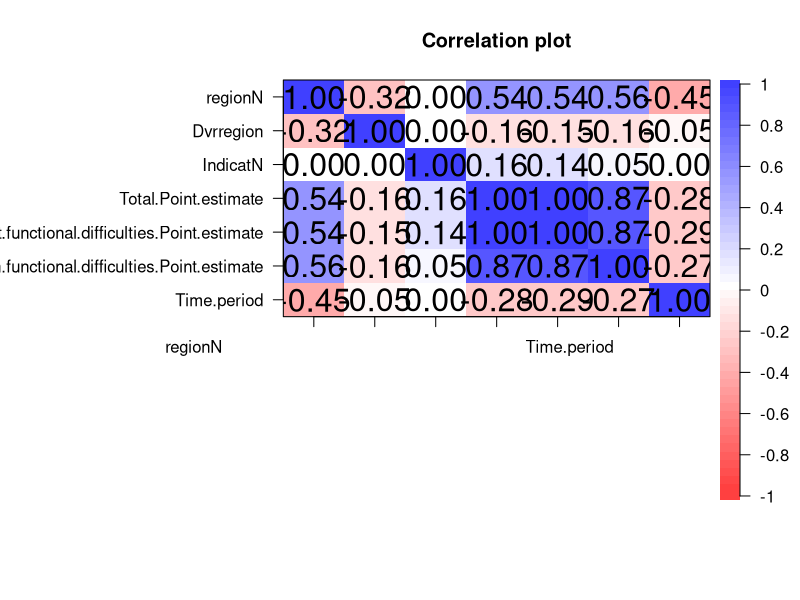

R code for this plot: (Note: this script raises an error after producing the figure.)
setwd("C:/Users/nursa/OneDrive/GroupProjDA")
library(psych)
library(caret)
library(dplyr)
library(car)

oor=read.csv("totalOOR.csv")
dt1=subset(oor,select = c(regionN,Dvrregion,IndicatN,
                          Total.Point.estimate,Children.without.functional.difficulties.Point.estimate,
                          Children.with.functional.difficulties.Point.estimate,Time.period))
corPlot(cor(dt1))
# pairs(cor(dt1))
# 
# 
# ggplot(dt1, aes(x = log(Children.with.functional.difficulties.Point.estimate), y = log(Dvrregion))) +
#   stat_smooth(method = "lm",
#               col = "#C42126", se = FALSE, size = 1
#   )
# ggplot(dt1, aes(x = log(Children.with.functional.difficulties.Point.estimate), y = log(regionN))) +
#   stat_smooth(method = "lm",
#               col = "#C42126", se = FALSE, size = 1
#   )
# ggplot(dt1, aes(x = log(Children.with.functional.difficulties.Point.estimate), y = log(IndicatN))) +
#   stat_smooth(method = "lm",
#               col = "#C42126", se = FALSE, size = 1
#   )
# ggplot(dt1, aes(x = log(Children.with.functional.difficulties.Point.estimate), y = log(Time.period))) +
#   stat_smooth(method = "lm",
#               col = "#C42126", se = FALSE, size = 1
#   )

set.seed(8)
split1<- sample(c(rep(0, 0.7 * nrow(dt1)), rep(1, 0.3 * nrow(dt1))))
table(split1)
train=dt1[split1==0,]
test=dt1[split1==1,]

model=lm(Children.with.functional.difficulties.Point.estimate~.,data = train)
dtPred=predict(model,test)

rmse(test$Children.with.functional.difficulties.Point.estimate, dtPred)
#[1] 6.389404

model=lm(Children.with.functional.difficulties.Point.estimate~.,data = dt1)

summary(model)
# Call:
#   lm(formula = Children.with.functional.difficulties.Point.estimate ~ 
#        ., data = dt1)
# 
# Residuals:
#   Min      1Q  Median      3Q     Max 
# -71.092 -11.987   1.615  14.548  58.649 
# 
# Coefficients:
#                                                          Estimate Std. Error t value Pr(>|t|)    
# (Intercept)                                             3415.5121  6653.0177   0.513   0.6090    
# regionN                                                    4.6039     1.8450   2.495   0.0144 *  
# Dvrregion                                                  4.6125     4.0560   1.137   0.2585    
# IndicatN                                                 -18.8861     3.9734  -4.753 7.65e-06 ***
# Total.Point.estimate                                       0.3148     0.3360   0.937   0.3515    
# Children.without.functional.difficulties.Point.estimate    0.1861     0.3197   0.582   0.5619    
# Time.period                                               -1.6807     3.2951  -0.510   0.6113    
# ---
#   Signif. codes:  0 '***' 0.001 '**' 0.01 '*' 0.05 '.' 0.1 ' ' 1
# 
# Residual standard error: 25.81 on 89 degrees of freedom
# Multiple R-squared:  0.5246,	Adjusted R-squared:  0.4925 
# F-statistic: 16.37 on 6 and 89 DF,  p-value: 1.295e-12

plot(model,2)
#require regression for tpe
dt1_tpe=subset(dt1,select = -c(Children.without.functional.difficulties.Point.estimate,Children.with.functional.difficulties.Point.estimate))
model_tpe=lm(Total.Point.estimate~.,data = dt1_tpe)
summary(model_tpe)
# Call:
#   lm(formula = Total.Point.estimate ~ ., data = dt1_tpe)
# 
# Residuals:
#   Min      1Q  Median      3Q     Max 
# -18.560  -8.372  -1.467   5.047  43.409 
# 
# Coefficients:
#   Estimate Std. Error t value Pr(>|t|)    
# (Intercept) 1269.33260 3085.64396   0.411   0.6818    
# regionN        3.87480    0.77613   4.992 2.86e-06 ***
#   Dvrregion      0.04993    1.90077   0.026   0.9791    
# IndicatN       2.86875    1.51961   1.888   0.0622 .  
# Time.period   -0.63165    1.52765  -0.413   0.6802    
# ---
#   Signif. codes:  0 '***' 0.001 '**' 0.01 '*' 0.05 '.' 0.1 ' ' 1
# 
# Residual standard error: 12.16 on 91 degrees of freedom
# Multiple R-squared:  0.3201,	Adjusted R-squared:  0.2902 
# F-statistic: 10.71 on 4 and 91 DF,  p-value: 3.708e-07
plot(model_tpe,2)

#require regression for cwithout
dt1_cthout=subset(dt1,select = -c(Total.Point.estimate,Children.with.functional.difficulties.Point.estimate))
model_cthout=lm(Children.without.functional.difficulties.Point.estimate~.,data=dt1_cthout)
summary(model_cthout)
# Call:
#   lm(formula = Children.without.functional.difficulties.Point.estimate ~ 
#        ., data = dt1_cthout)
# 
# Residuals:
#   Min      1Q  Median      3Q     Max 
# -18.773  -8.270  -1.656   5.033  42.530 
# 
# Coefficients:
#   Estimate Std. Error t value Pr(>|t|)    
# (Intercept) 1570.4936  3055.9831   0.514    0.609    
# regionN        3.8475     0.7687   5.005 2.71e-06 ***
#   Dvrregion      0.3626     1.8825   0.193    0.848    
# IndicatN       2.4781     1.5050   1.647    0.103    
# Time.period   -0.7810     1.5130  -0.516    0.607    
# ---
#   Signif. codes:  0 '***' 0.001 '**' 0.01 '*' 0.05 '.' 0.1 ' ' 1
# 
# Residual standard error: 12.04 on 91 degrees of freedom
# Multiple R-squared:  0.3174,	Adjusted R-squared:  0.2874 
# F-statistic: 10.58 on 4 and 91 DF,  p-value: 4.408e-07
plot(model_cthout,2)

#create prediction of OOR
hmph=subset(dt1,select = c(Time.period,Children.with.functional.difficulties.Point.estimate))
a=colMeans(hmph[hmph$Time.period=='2017',])
b=colMeans(hmph[hmph$Time.period=='2018',])
c=colMeans(hmph[hmph$Time.period=='2019',])
d=colMeans(hmph[hmph$Time.period=='2020',])

yearPred1=data.frame(
  year=c(2017:2020),
  oorDisabled=c(as.double(a[2]),as.double(b[2]),as.double(c[2]),as.double(d[2]))
)
i=0
j=0
#set how many year to predict
yr=5

for(j in 1:yr){
  pred=0
  for(i in 1:nrow(dt1)) {
    #predict for each row
    re=dt1[i,]$regionN
    dv=dt1[i,]$Dvrregion
    indi=dt1[i,]$IndicatN
    
    #set year to predict
    t=yearPred1[nrow(yearPred1),]$year+1
    
    #set total estimate
    d0=data.frame(regionN=re,Dvrregion=dv,IndicatN=indi,Time.period=t,interval = "confidence")
    tpe=as.double(predict(model_tpe,d0))
    
    #set cthout
    d1=data.frame(regionN=re,Dvrregion=dv,IndicatN=indi,Time.period=t,interval = "confidence")
    cthout=as.double(predict(model_cthout,d1))
    
    newdata=data.frame(regionN=re,
                       Dvrregion=dv,
                       IndicatN=indi,
                       Total.Point.estimate=tpe,
                       Children.without.functional.difficulties.Point.estimate=cthout,
                       Time.period = t, interval = "confidence")
    
    pred=pred+as.double(predict(model,newdata))
  }
  meanPred=pred/nrow(dt1)
  #create data frame
  newPred=data.frame(
    yr=yearPred1[nrow(yearPred1),]$year+1,
    oorDisabled=meanPred
  )
  #insert to yearPred
  yearPred1[nrow(yearPred1) + 1,]=newPred
}


plot(yearPred1$year, yearPred1$oorDisabled, col="red",type = "b", lty = 2, frame=FALSE,
     main = "Percentage of children with disabilities dropping out from school", xlab="Year",ylab="Percentage of children with disabilities")
lines(yearPred1[1:4,]$year, yearPred1[1:4,]$oorDisabled, col="blue",type = "b", lty = 1)
legend("bottomright", legend=c("Predicted", "Actual"),
       col=c("red", "blue"), lty = 2:1, cex=0.8)
